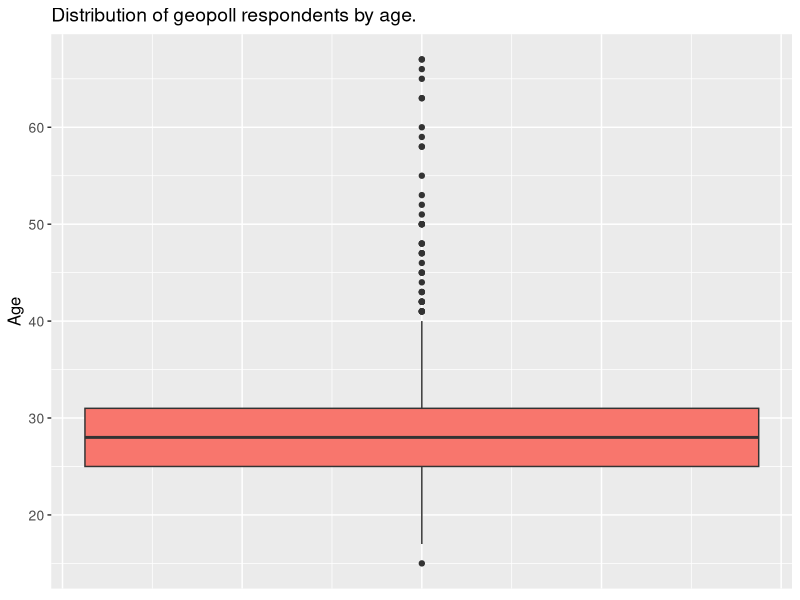
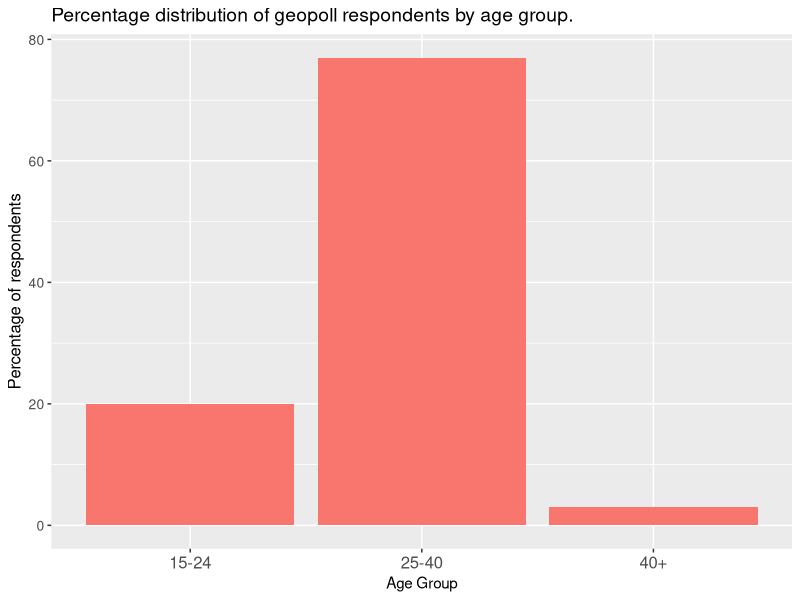
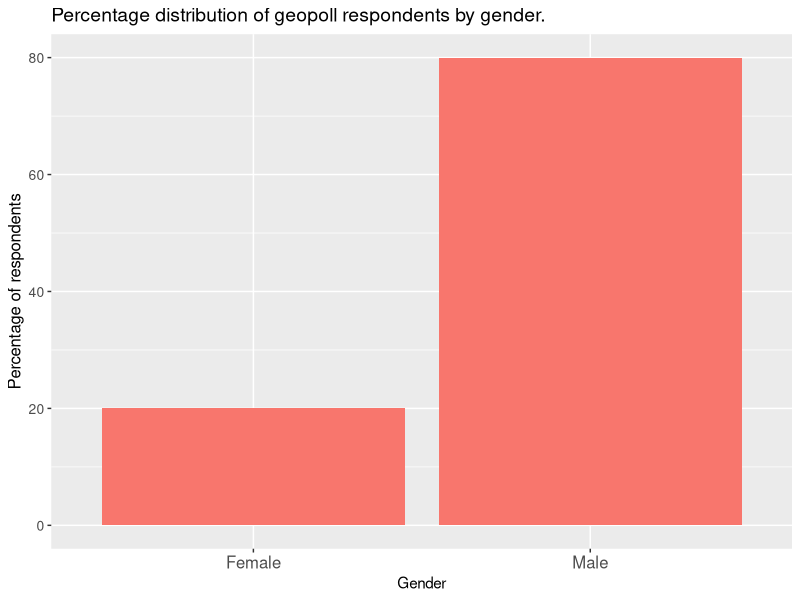
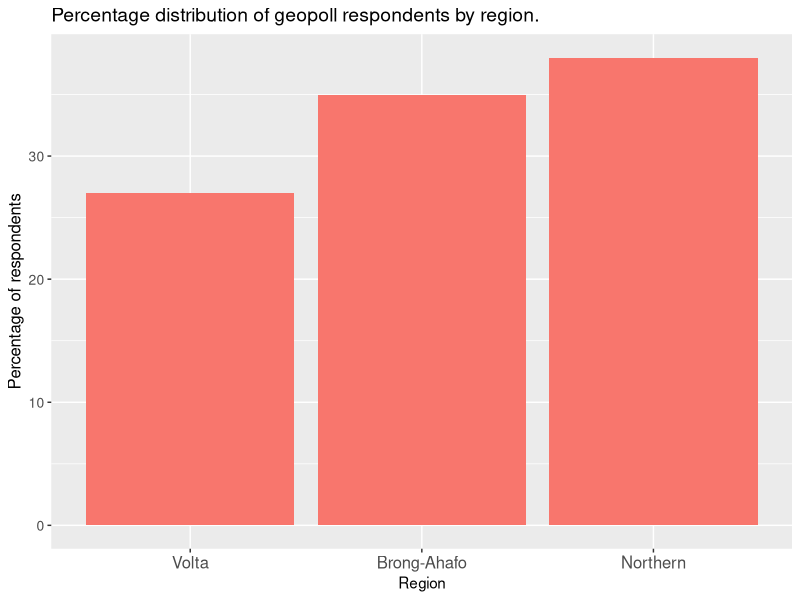
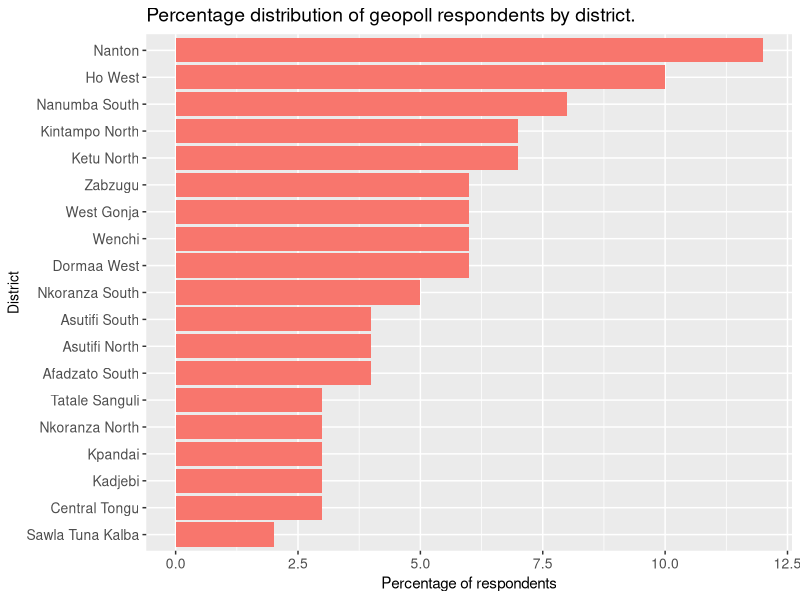
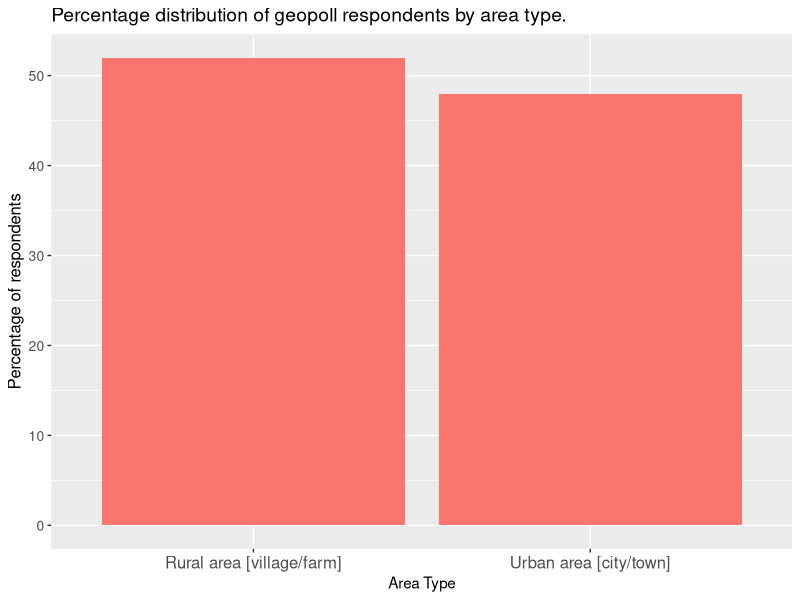
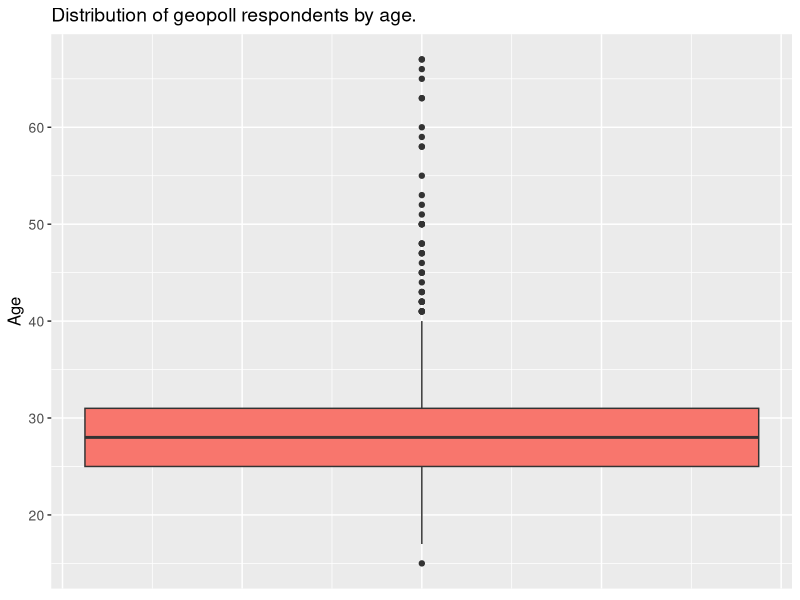
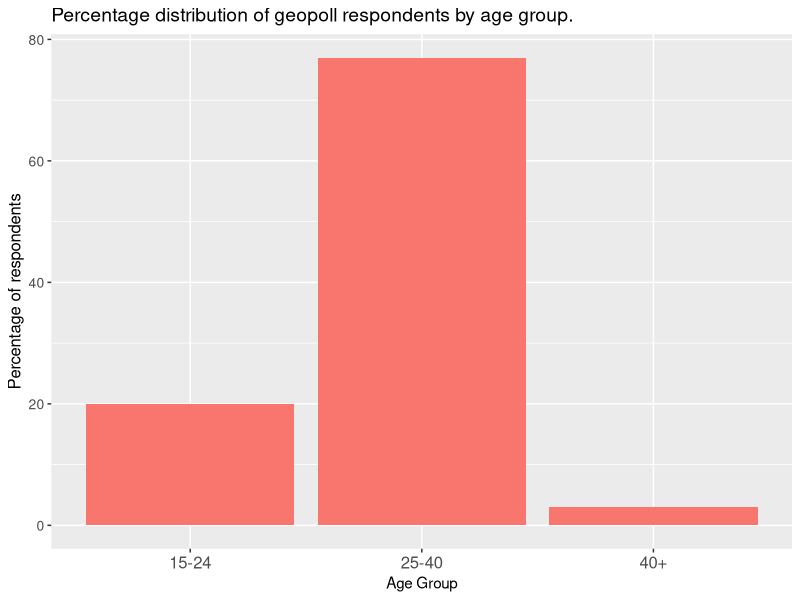

R code for these plots, in order:
## ---- chunk 1
library(dplyr)
library(ggplot2)
library(readr)
## ---- chunk 2
geopoll_df<-read_csv("./www/geopollpretest.csv")
head(geopoll_df)
names(geopoll_df)
str(geopoll_df)
summary(geopoll_df)
## ---- chunk 3
ggplot(data = geopoll_df,aes(y=Age))+
  geom_boxplot(aes(fill="red"))+
  labs(
    title = "Distribution of geopoll respondents by age."
  )+
  guides(
    fill=FALSE
  )+
  theme(
    axis.text.x = element_blank(),
    axis.ticks.x = element_blank(),
    axis.title.y = element_text(size = 12),
    axis.text.y = element_text(size = 10),
    plot.title = element_text(size = 14)
  )

ggsave("./www/age_distribution.png")
## ---- chunk 4
geopoll_agegroup<-geopoll_df %>% count(AgeGroup) %>% mutate(percentage_people=round(100*n/sum(n),0))
#head(geopoll_agegroup)
ggplot(data = geopoll_agegroup,aes(x=AgeGroup,y=percentage_people))+
  geom_col(aes(fill="red"))+
  labs(
    title = "Percentage distribution of geopoll respondents by age group.",
    y="Percentage of respondents",
    x="Age Group"
  )+
  guides(
    fill=FALSE
  )+
  theme(
    axis.text.x = element_text(size = 12),
    axis.title.y = element_text(size = 12),
    axis.text.y = element_text(size = 10),
    plot.title = element_text(size = 14)
  )
ggsave("./www/agegroup_distribution.png")
## ---- chunk 5
geopoll_gender<-geopoll_df %>% count(Gender) %>% mutate(percentage_people=round(100*n/sum(n),0))
#head(geopoll_gender)
ggplot(data = geopoll_gender,aes(x=Gender,y=percentage_people))+
  geom_col(aes(fill="red"))+
  labs(
    title = "Percentage distribution of geopoll respondents by gender.",
    y="Percentage of respondents",
    x="Gender"
  )+
  guides(
    fill=FALSE
  )+
  theme(
    axis.text.x = element_text(size = 12),
    axis.title.y = element_text(size = 12),
    axis.text.y = element_text(size = 10),
    plot.title = element_text(size = 14)
  )
ggsave("./www/gender_distribution.png")
## ---- chunk 6
geopoll_region<-geopoll_df %>% count(Region) %>% mutate(percentage_people=round(100*n/sum(n),0))
#head(geopoll_region)
ggplot(data = geopoll_region,aes(x=reorder(Region,percentage_people),y=percentage_people))+
  geom_col(aes(fill="red"))+
  labs(
    title = "Percentage distribution of geopoll respondents by region.",
    y="Percentage of respondents",
    x="Region"
  )+
  guides(
    fill=FALSE
  )+
  theme(
    axis.text.x = element_text(size = 12),
    axis.title.y = element_text(size = 12),
    axis.text.y = element_text(size = 10),
    plot.title = element_text(size = 14)
  )
ggsave("./www/region_distribution.png")
## ---- chunk 7
geopoll_district<-geopoll_df %>% count(District) %>% mutate(percentage_people=round(100*n/sum(n),0))
#head(geopoll_district)

ggplot(data = geopoll_district,aes(x=reorder(District,percentage_people),y=percentage_people))+
  geom_col(aes(fill="red"))+
  labs(
    title = "Percentage distribution of geopoll respondents by district.",
    y="Percentage of respondents",
    x="District"
  )+
  guides(
    fill=FALSE
  )+
  coord_flip()+
  theme(
    axis.text.x = element_text(size = 10),
    axis.title.y = element_text(size = 10),
    axis.text.y = element_text(size = 10),
    plot.title = element_text(size = 14)
  )
ggsave("./www/district_distribution.png")
## ---- chunk 8
geopoll_area<-geopoll_df %>% count(Urban_Rural) %>% mutate(percentage_people=round(100*n/sum(n),0))
#head(geopoll_area)

ggplot(data = geopoll_area,aes(x=Urban_Rural,y=percentage_people))+
  geom_col(aes(fill="red"))+
  labs(
    title = "Percentage distribution of geopoll respondents by area type.",
    y="Percentage of respondents",
    x="Area Type"
  )+
  guides(
    fill=FALSE
  )+
  theme(
    axis.text.x = element_text(size = 12),
    axis.title.y = element_text(size = 12),
    axis.text.y = element_text(size = 10),
    plot.title = element_text(size = 14)
  )
ggsave("./www/areatype_distribution.png")
